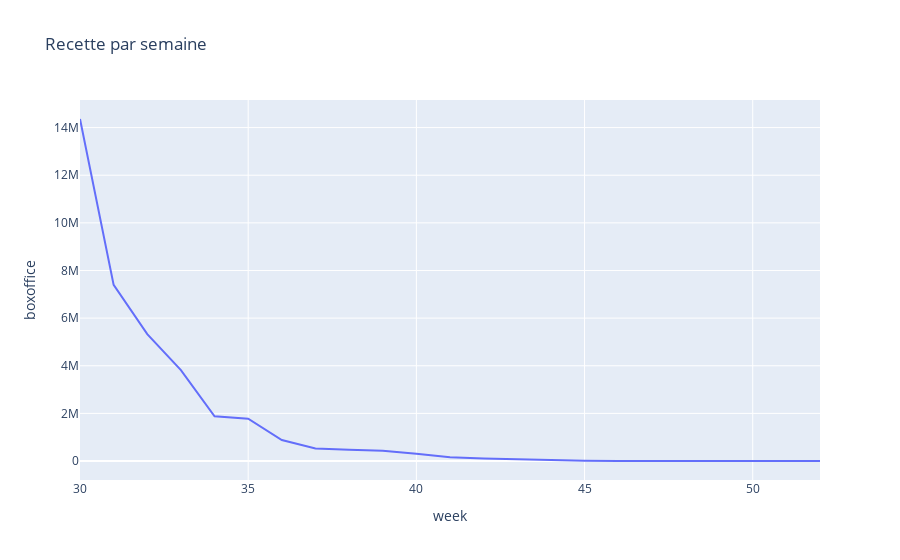

Notebook code cell kept with this figure:
### Code cell
import plotly.express as px

fig = px.line(df, x="week", y="boxoffice", title='Recette par semaine')
fig.show()

### Figure 1 — Plotly figure (JSON) as saved in the notebook; plotly's stock layout.template omitted (floating-point values rounded to 4 significant figures)
{"data": [{"hovertemplate": "week=%{x}<br>boxoffice=%{y}<extra></extra>", "legendgroup": "", "line": {"color": "#636efa", "dash": "solid"}, "marker": {"symbol": "circle"}, "mode": "lines", "name": "", "orientation": "v", "showlegend": false, "type": "scatter", "x": [30, 31, 32, 33, 34, 35, 36, 37, 38, 39, 40, 41, 42, 43, 44, 45, 46, 47, 48, 49, 50, 51, 52], "xaxis": "x", "y": [14360665, 7394640, 5328222, 3814033, 1875518, 1774594, 881287, 526395, 474966, 427459, 304140, 155521, 108700, 72263, 43519, 6758, 3073, 2043, 2340, 4327, 13084, 14360, 581], "yaxis": "y"}], "layout": {"legend": {"tracegroupgap": 0}, "title": {"text": "Recette par semaine"}, "xaxis": {"anchor": "y", "domain": [0, 1], "title": {"text": "week"}}, "yaxis": {"anchor": "x", "domain": [0, 1], "title": {"text": "boxoffice"}}}}
